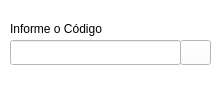
<?xml version="1.0" encoding="UTF-8"?>
<ui version="4.0">
 <class>Frame</class>
 <widget class="QFrame" name="Frame">
  <property name="geometry">
   <rect>
    <x>0</x>
    <y>0</y>
    <width>220</width>
    <height>85</height>
   </rect>
  </property>
  <property name="windowTitle">
   <string>Abrir Venda</string>
  </property>
  <property name="styleSheet">
   <string notr="true">background: #fff</string>
  </property>
  <widget class="QLabel" name="label">
   <property name="geometry">
    <rect>
     <x>10</x>
     <y>20</y>
     <width>141</width>
     <height>17</height>
    </rect>
   </property>
   <property name="text">
    <string>Informe o Código</string>
   </property>
  </widget>
  <widget class="QLineEdit" name="tx_codigo">
   <property name="geometry">
    <rect>
     <x>10</x>
     <y>40</y>
     <width>171</width>
     <height>25</height>
    </rect>
   </property>
  </widget>
  <widget class="QPushButton" name="bt_busca">
   <property name="geometry">
    <rect>
     <x>180</x>
     <y>40</y>
     <width>31</width>
     <height>25</height>
    </rect>
   </property>
   <property name="text">
    <string/>
   </property>
   <property name="icon">
    <iconset>
     <normaloff>../../Imagens/search.png</normaloff>../../Imagens/search.png</iconset>
   </property>
  </widget>
 </widget>
 <resources/>
 <connections/>
</ui>
